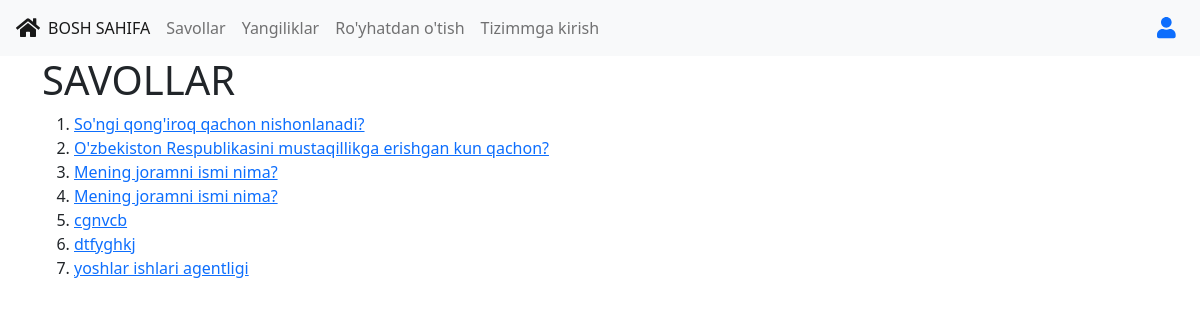
The page /savollar/ on the database its author committed.
### poll/models.py (models this page shows, shortened)
class Question(models.Model):
    question = models.CharField("Savol", max_length=255)

### poll/views.py (the view)
# urls.py: path('savollar/', include('poll.urls', namespace='poll')),
def savollar(request):
    savollar = Question.objects.all()
    return render(
        request, 'questions/savollar.html', {'savollar':savollar})

### templates/questions/savollar.html (shortened to what this page needs)
{% extends 'base.html' %}
{% block content %}
<h1>SAVOLLAR</h1>
<ol>
    {% for savol in savollar %}
    <li><a href="{% url 'poll:savol' id=savol.id %}">{{ savol.question }}</a>
    </li>
    {% endfor %}
</ol>
{% endblock content %}

### rows shown on the page
Question: question "So'ngi qong'iroq qachon nishonlanadi?"
Question: question "O'zbekiston Respublikasini mustaqillikga erishgan kun qachon?"
Question: question "Mening joramni ismi nima?"
Question: question "Mening joramni ismi nima?"
Question: question "cgnvcb"
Question: question "dtfyghkj"
Question: question "yoshlar ishlari agentligi"
